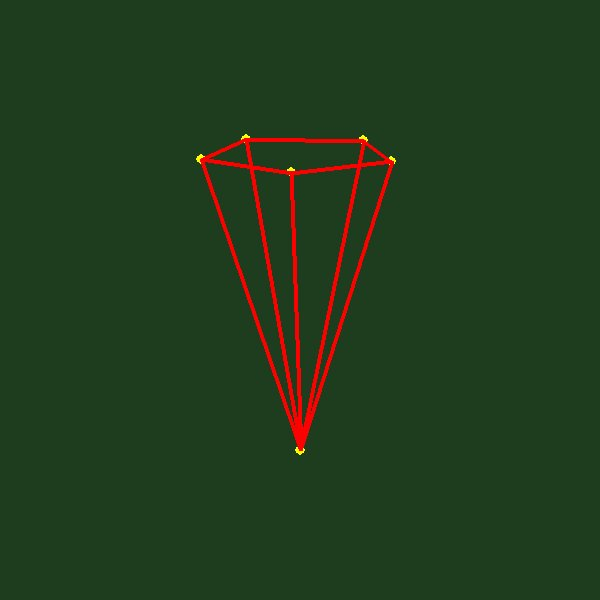

The Python source for this figure:
import pygame
from pygame.locals import *
from math import *
pygame.init()
sc = pygame.display.set_mode((600, 600))
red = (255, 0, 0)
blue = (100, 100, 255)
yellow = (255, 255, 0)
white = (255, 255, 255)
black = (30, 60, 30)
sc.fill (black)
def draw_circle (c, x, y, r):
    pygame.draw.circle(sc, c, (int(300 + x), int(300 - y)), r)

def draw_line (c, x1, y1, x2, y2):
	pygame.draw.line(sc, c, (int(300 + x1), int(300 - y1) ),\
		(int(300 + x2), int(300 - y2) ), 4)
# -----------------
dt = 0.01
class Tmass:
	def __init__(self):
		self.mass = 1
		self.x = 0
		self.y = 0
		self.z = 0
		self.vx = 0
		self.vy = 0
		self.vz = 0
		self.fx = 0
		self.fy = 0
		self.fz = 0
	def eval (self):
		ax = self.fx / self.mass
		ay = self.fy / self.mass
		az = self.fz / self.mass
		self.vx += ax *dt
		self.vy += ay *dt
		self.vz += az *dt
		self.x += self.vx *dt
		self.y += self.vy *dt
		self.z += self.vz *dt
		


class Tspring:
	def __init__(self):
		self.m1 = None
		self.m2 = None
		self.k = 100
		self.ln = 1
	def len(self):
		l = sqrt ( (self.m1.x - self.m2.x) ** 2 +  \
		(self.m1.y - self.m2.y) ** 2 +  (self.m1.z - self.m2.z) ** 2  )
		return l
	def force(self):
		l = self.len() - self.ln
		f = - self.k * l
		self.m1.fx += f * (self.m1.x - self.m2.x) / self.len()
		self.m1.fy += f * (self.m1.y - self.m2.y) / self.len()
		self.m1.fz += f * (self.m1.z - self.m2.z) / self.len()
		self.m2.fx += f * (self.m2.x - self.m1.x) / self.len()
		self.m2.fy += f * (self.m2.y - self.m1.y) / self.len()
		self.m2.fz += f * (self.m2.z - self.m1.z) / self.len()
m=[]
nm = 6
nm1 = nm - 1
r = 100
h = 150
for i in range(nm):
	m.append(Tmass())
	if i < nm1:
		w = i * 2 * pi / nm1 
		m[i].x = r * cos(w)
		m[i].y = r * sin(w)
		m[i].z = h
		m[i].vx = r * cos(w + pi / 2)
		m[i].vy = r * sin(w + pi / 2)
		m[i].vz = 0
		
	else:
		m[i].x = 0
		m[i].y = 0
		m[i].z = -h
		m[i].vx = 0
		m[i].vy = 0
		m[i].vz = 0

# ~ mass[0].x = 10	
s =[]
ns = nm1*2
for i in range(ns):
	s.append(Tspring())
	if i < nm1:
		s[i].m1 = m[i]
		s[i].m2 = m[(i+1)%nm1]
	else:
		s[i].m1 = m[i - nm1]
		s[i].m2 = m[nm1]
	s[i].ln = s[i].len()

def draw():
	for i in range(nm):
		draw_circle (yellow, m[i].y, m[i].z, 5)
	for i in range(ns):
		draw_line( red, s[i].m1.y, s[i].m1.z, s[i].m2.y, s[i].m2.z) 
draw()

pygame.display.update()
n = 10000
t = 0
cont = True
while cont:
	if t < n:
		t += 1
		for i in range(nm):
			m[i].fx = 0
			m[i].fy = -0.1
			m[i].fz = 0
		for i in range(ns):
			s[i].force()
		for i in range(nm1):
			m[i].eval()
		sc.fill (black)
		draw()
		pygame.display.update()

	for event in pygame.event.get():
		if event.type == KEYDOWN:
			if event.key == pygame.K_ESCAPE or event.key == K_q:
					cont = False
		if event.type == QUIT:
			cont = False
pygame.image.save(sc,'bouncing_rope.jpeg')
pygame.quit()
